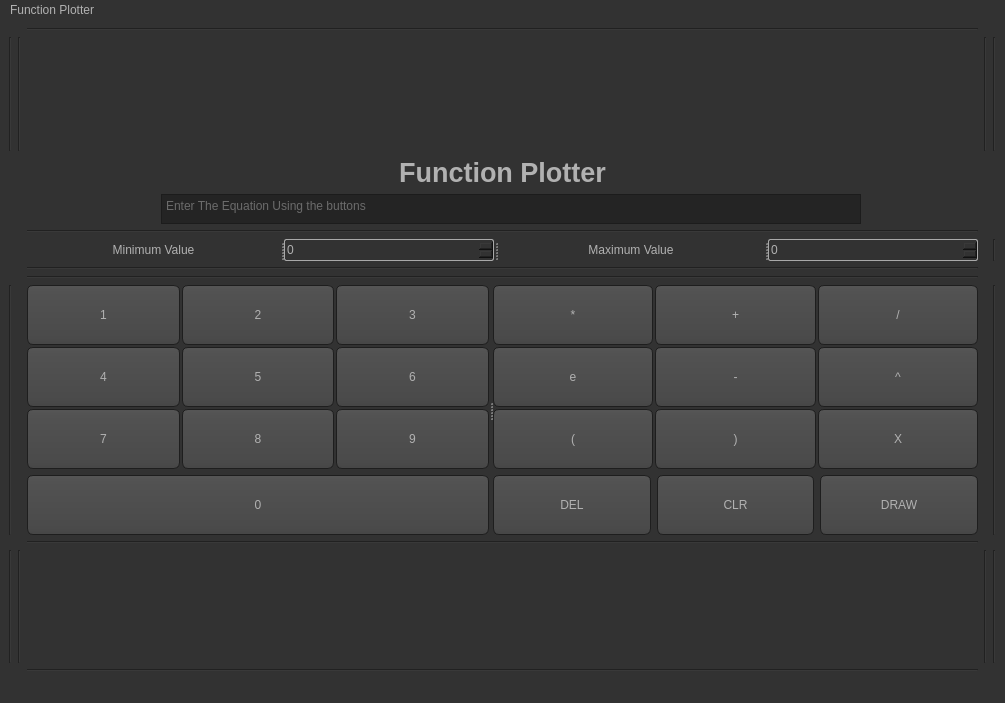
<?xml version="1.0" encoding="UTF-8"?>
<ui version="4.0">
 <class>FunctionPlotter</class>
 <widget class="QMainWindow" name="FunctionPlotter">
  <property name="geometry">
   <rect>
    <x>0</x>
    <y>0</y>
    <width>1005</width>
    <height>703</height>
   </rect>
  </property>
  <property name="windowTitle">
   <string>FunctionPlotter</string>
  </property>
  <property name="windowIcon">
   <iconset>
    <normaloff>icon.png</normaloff>icon.png</iconset>
  </property>
  <property name="styleSheet">
   <string notr="true">QToolTip
{
     border: 1px solid black;
     background-color: #ffa02f;
     padding: 1px;
     border-radius: 3px;
     opacity: 100;
}

QWidget
{
    color: #b1b1b1;
    background-color: #323232;
}

QTreeView, QListView
{
    background-color: silver;
    margin-left: 5px;
}

QWidget:item:hover
{
    background-color: QLinearGradient( x1: 0, y1: 0, x2: 0, y2: 1, stop: 0 #ffa02f, stop: 1 #ca0619);
    color: #000000;
}

QWidget:item:selected
{
    background-color: QLinearGradient( x1: 0, y1: 0, x2: 0, y2: 1, stop: 0 #ffa02f, stop: 1 #d7801a);
}

QMenuBar::item
{
    background: transparent;
}

QMenuBar::item:selected
{
    background: transparent;
    border: 1px solid #ffaa00;
}

QMenuBar::item:pressed
{
    background: #444;
    border: 1px solid #000;
    background-color: QLinearGradient(
        x1:0, y1:0,
        x2:0, y2:1,
        stop:1 #212121,
        stop:0.4 #343434/*,
        stop:0.2 #343434,
        stop:0.1 #ffaa00*/
    );
    margin-bottom:-1px;
    padding-bottom:1px;
}

QMenu
{
    border: 1px solid #000;
}

QMenu::item
{
    padding: 2px 20px 2px 20px;
}

QMenu::item:selected
{
    color: #000000;
}

QWidget:disabled
{
    color: #808080;
    background-color: #323232;
}

QAbstractItemView
{
    background-color: QLinearGradient( x1: 0, y1: 0, x2: 0, y2: 1, stop: 0 #4d4d4d, stop: 0.1 #646464, stop: 1 #5d5d5d);
}

QWidget:focus
{
    /*border: 1px solid darkgray;*/
}

QLineEdit
{
    background-color: QLinearGradient( x1: 0, y1: 0, x2: 0, y2: 1, stop: 0 #4d4d4d, stop: 0 #646464, stop: 1 #5d5d5d);
    padding: 1px;
    border-style: solid;
    border: 1px solid #1e1e1e;
    border-radius: 5;
}

QPushButton
{
    color: #b1b1b1;
    background-color: QLinearGradient( x1: 0, y1: 0, x2: 0, y2: 1, stop: 0 #565656, stop: 0.1 #525252, stop: 0.5 #4e4e4e, stop: 0.9 #4a4a4a, stop: 1 #464646);
    border-width: 1px;
    border-color: #1e1e1e;
    border-style: solid;
    border-radius: 6;
    padding: 3px;
    font-size: 12px;
    padding-left: 5px;
    padding-right: 5px;
    min-width: 40px;
}

QPushButton:pressed
{
    background-color: QLinearGradient( x1: 0, y1: 0, x2: 0, y2: 1, stop: 0 #2d2d2d, stop: 0.1 #2b2b2b, stop: 0.5 #292929, stop: 0.9 #282828, stop: 1 #252525);
}

QComboBox
{
    selection-background-color: #ffaa00;
    background-color: QLinearGradient( x1: 0, y1: 0, x2: 0, y2: 1, stop: 0 #565656, stop: 0.1 #525252, stop: 0.5 #4e4e4e, stop: 0.9 #4a4a4a, stop: 1 #464646);
    border-style: solid;
    border: 1px solid #1e1e1e;
    border-radius: 5;
}

QComboBox:hover,QPushButton:hover
{
    border: 2px solid QLinearGradient( x1: 0, y1: 0, x2: 0, y2: 1, stop: 0 #ffa02f, stop: 1 #d7801a);
}


QComboBox:on
{
    padding-top: 3px;
    padding-left: 4px;
    background-color: QLinearGradient( x1: 0, y1: 0, x2: 0, y2: 1, stop: 0 #2d2d2d, stop: 0.1 #2b2b2b, stop: 0.5 #292929, stop: 0.9 #282828, stop: 1 #252525);
    selection-background-color: #ffaa00;
}

QComboBox QAbstractItemView
{
    border: 2px solid darkgray;
    selection-background-color: QLinearGradient( x1: 0, y1: 0, x2: 0, y2: 1, stop: 0 #ffa02f, stop: 1 #d7801a);
}

QComboBox::drop-down
{
     subcontrol-origin: padding;
     subcontrol-position: top right;
     width: 15px;

     border-left-width: 0px;
     border-left-color: darkgray;
     border-left-style: solid; /* just a single line */
     border-top-right-radius: 3px; /* same radius as the QComboBox */
     border-bottom-right-radius: 3px;
 }

QComboBox::down-arrow
{
     image: url(:/dark_orange/img/down_arrow.png);
}

QGroupBox
{
    border: 1px solid darkgray;
    margin-top: 10px;
}

QGroupBox:focus
{
    border: 1px solid darkgray;
}

QTextEdit:focus
{
    border: 1px solid darkgray;
}

QScrollBar:horizontal {
     border: 1px solid #222222;
     background: QLinearGradient( x1: 0, y1: 0, x2: 0, y2: 1, stop: 0.0 #121212, stop: 0.2 #282828, stop: 1 #484848);
     height: 7px;
     margin: 0px 16px 0 16px;
}

QScrollBar::handle:horizontal
{
      background: QLinearGradient( x1: 0, y1: 0, x2: 1, y2: 0, stop: 0 #ffa02f, stop: 0.5 #d7801a, stop: 1 #ffa02f);
      min-height: 20px;
      border-radius: 2px;
}

QScrollBar::add-line:horizontal {
      border: 1px solid #1b1b19;
      border-radius: 2px;
      background: QLinearGradient( x1: 0, y1: 0, x2: 1, y2: 0, stop: 0 #ffa02f, stop: 1 #d7801a);
      width: 14px;
      subcontrol-position: right;
      subcontrol-origin: margin;
}

QScrollBar::sub-line:horizontal {
      border: 1px solid #1b1b19;
      border-radius: 2px;
      background: QLinearGradient( x1: 0, y1: 0, x2: 1, y2: 0, stop: 0 #ffa02f, stop: 1 #d7801a);
      width: 14px;
     subcontrol-position: left;
     subcontrol-origin: margin;
}

QScrollBar::right-arrow:horizontal, QScrollBar::left-arrow:horizontal
{
      border: 1px solid black;
      width: 1px;
      height: 1px;
      background: white;
}

QScrollBar::add-page:horizontal, QScrollBar::sub-page:horizontal
{
      background: none;
}

QScrollBar:vertical
{
      background: QLinearGradient( x1: 0, y1: 0, x2: 1, y2: 0, stop: 0.0 #121212, stop: 0.2 #282828, stop: 1 #484848);
      width: 7px;
      margin: 16px 0 16px 0;
      border: 1px solid #222222;
}

QScrollBar::handle:vertical
{
      background: QLinearGradient( x1: 0, y1: 0, x2: 0, y2: 1, stop: 0 #ffa02f, stop: 0.5 #d7801a, stop: 1 #ffa02f);
      min-height: 20px;
      border-radius: 2px;
}

QScrollBar::add-line:vertical
{
      border: 1px solid #1b1b19;
      border-radius: 2px;
      background: QLinearGradient( x1: 0, y1: 0, x2: 0, y2: 1, stop: 0 #ffa02f, stop: 1 #d7801a);
      height: 14px;
      subcontrol-position: bottom;
      subcontrol-origin: margin;
}

QScrollBar::sub-line:vertical
{
      border: 1px solid #1b1b19;
      border-radius: 2px;
      background: QLinearGradient( x1: 0, y1: 0, x2: 0, y2: 1, stop: 0 #d7801a, stop: 1 #ffa02f);
      height: 14px;
      subcontrol-position: top;
      subcontrol-origin: margin;
}

QScrollBar::up-arrow:vertical, QScrollBar::down-arrow:vertical
{
      border: 1px solid black;
      width: 1px;
      height: 1px;
      background: white;
}


QScrollBar::add-page:vertical, QScrollBar::sub-page:vertical
{
      background: none;
}

QTextEdit
{
    background-color: #242424;
}

QPlainTextEdit
{
    background-color: #242424;
}

QHeaderView::section
{
    background-color: QLinearGradient(x1:0, y1:0, x2:0, y2:1, stop:0 #616161, stop: 0.5 #505050, stop: 0.6 #434343, stop:1 #656565);
    color: white;
    padding-left: 4px;
    border: 1px solid #6c6c6c;
}

QCheckBox:disabled
{
color: #414141;
}

QDockWidget::title
{
    text-align: center;
    spacing: 3px; /* spacing between items in the tool bar */
    background-color: QLinearGradient(x1:0, y1:0, x2:0, y2:1, stop:0 #323232, stop: 0.5 #242424, stop:1 #323232);
}

QDockWidget::close-button, QDockWidget::float-button
{
    text-align: center;
    spacing: 1px; /* spacing between items in the tool bar */
    background-color: QLinearGradient(x1:0, y1:0, x2:0, y2:1, stop:0 #323232, stop: 0.5 #242424, stop:1 #323232);
}

QDockWidget::close-button:hover, QDockWidget::float-button:hover
{
    background: #242424;
}

QDockWidget::close-button:pressed, QDockWidget::float-button:pressed
{
    padding: 1px -1px -1px 1px;
}

QMainWindow::separator
{
    background-color: QLinearGradient(x1:0, y1:0, x2:0, y2:1, stop:0 #161616, stop: 0.5 #151515, stop: 0.6 #212121, stop:1 #343434);
    color: white;
    padding-left: 4px;
    border: 1px solid #4c4c4c;
    spacing: 3px; /* spacing between items in the tool bar */
}

QMainWindow::separator:hover
{

    background-color: QLinearGradient(x1:0, y1:0, x2:0, y2:1, stop:0 #d7801a, stop:0.5 #b56c17 stop:1 #ffa02f);
    color: white;
    padding-left: 4px;
    border: 1px solid #6c6c6c;
    spacing: 3px; /* spacing between items in the tool bar */
}

QToolBar::handle
{
     spacing: 3px; /* spacing between items in the tool bar */
     background: url(:/dark_orange/img/handle.png);
}

QMenu::separator
{
    height: 2px;
    background-color: QLinearGradient(x1:0, y1:0, x2:0, y2:1, stop:0 #161616, stop: 0.5 #151515, stop: 0.6 #212121, stop:1 #343434);
    color: white;
    padding-left: 4px;
    margin-left: 10px;
    margin-right: 5px;
}

QProgressBar
{
    border: 2px solid grey;
    border-radius: 5px;
    text-align: center;
}

QProgressBar::chunk
{
    background-color: #d7801a;
    width: 2.15px;
    margin: 0.5px;
}

QTabBar::tab {
    color: #b1b1b1;
    border: 1px solid #444;
    border-bottom-style: none;
    background-color: #323232;
    padding-left: 10px;
    padding-right: 10px;
    padding-top: 3px;
    padding-bottom: 2px;
    margin-right: -1px;
}

QTabWidget::pane {
    border: 1px solid #444;
    top: 1px;
}

QTabBar::tab:last
{
    margin-right: 0; /* the last selected tab has nothing to overlap with on the right */
    border-top-right-radius: 3px;
}

QTabBar::tab:first:!selected
{
 margin-left: 0px; /* the last selected tab has nothing to overlap with on the right */


    border-top-left-radius: 3px;
}

QTabBar::tab:!selected
{
    color: #b1b1b1;
    border-bottom-style: solid;
    margin-top: 3px;
    background-color: QLinearGradient(x1:0, y1:0, x2:0, y2:1, stop:1 #212121, stop:.4 #343434);
}

QTabBar::tab:selected
{
    border-top-left-radius: 3px;
    border-top-right-radius: 3px;
    margin-bottom: 0px;
}

QTabBar::tab:!selected:hover
{
    /*border-top: 2px solid #ffaa00;
    padding-bottom: 3px;*/
    border-top-left-radius: 3px;
    border-top-right-radius: 3px;
    background-color: QLinearGradient(x1:0, y1:0, x2:0, y2:1, stop:1 #212121, stop:0.4 #343434, stop:0.2 #343434, stop:0.1 #ffaa00);
}

QRadioButton::indicator:checked, QRadioButton::indicator:unchecked{
    color: #b1b1b1;
    background-color: #323232;
    border: 1px solid #b1b1b1;
    border-radius: 6px;
}

QRadioButton::indicator:checked
{
    background-color: qradialgradient(
        cx: 0.5, cy: 0.5,
        fx: 0.5, fy: 0.5,
        radius: 1.0,
        stop: 0.25 #ffaa00,
        stop: 0.3 #323232
    );
}

QCheckBox::indicator{
    color: #b1b1b1;
    background-color: #323232;
    border: 1px solid #b1b1b1;
    width: 9px;
    height: 9px;
}

QRadioButton::indicator
{
    border-radius: 6px;
}

QRadioButton::indicator:hover, QCheckBox::indicator:hover
{
    border: 1px solid #ffaa00;
}

QCheckBox::indicator:checked
{
    image:url(:/dark_orange/img/checkbox.png);
}

QCheckBox::indicator:disabled, QRadioButton::indicator:disabled
{
    border: 1px solid #444;
}


QSlider::groove:horizontal {
    border: 1px solid #3A3939;
    height: 8px;
    background: #201F1F;
    margin: 2px 0;
    border-radius: 2px;
}

QSlider::handle:horizontal {
    background: QLinearGradient( x1: 0, y1: 0, x2: 0, y2: 1,
      stop: 0.0 silver, stop: 0.2 #a8a8a8, stop: 1 #727272);
    border: 1px solid #3A3939;
    width: 14px;
    height: 14px;
    margin: -4px 0;
    border-radius: 2px;
}

QSlider::groove:vertical {
    border: 1px solid #3A3939;
    width: 8px;
    background: #201F1F;
    margin: 0 0px;
    border-radius: 2px;
}

QSlider::handle:vertical {
    background: QLinearGradient( x1: 0, y1: 0, x2: 0, y2: 1, stop: 0.0 silver,
      stop: 0.2 #a8a8a8, stop: 1 #727272);
    border: 1px solid #3A3939;
    width: 14px;
    height: 14px;
    margin: 0 -4px;
    border-radius: 2px;
}

QAbstractSpinBox {
    padding-top: 2px;
    padding-bottom: 2px;
    border: 1px solid darkgray;

    border-radius: 2px;
    min-width: 50px;
}

</string>
  </property>
  <widget class="QWidget" name="centralwidget">
   <property name="styleSheet">
    <string notr="true"/>
   </property>
   <layout class="QGridLayout" name="gridLayout">
    <item row="7" column="2">
     <widget class="Line" name="line_2">
      <property name="orientation">
       <enum>Qt::Horizontal</enum>
      </property>
     </widget>
    </item>
    <item row="6" column="2">
     <widget class="Line" name="line">
      <property name="orientation">
       <enum>Qt::Horizontal</enum>
      </property>
     </widget>
    </item>
    <item row="2" column="2">
     <widget class="QLabel" name="label_3">
      <property name="maximumSize">
       <size>
        <width>16777215</width>
        <height>50</height>
       </size>
      </property>
      <property name="font">
       <font>
        <pointsize>20</pointsize>
        <weight>75</weight>
        <bold>true</bold>
       </font>
      </property>
      <property name="layoutDirection">
       <enum>Qt::LeftToRight</enum>
      </property>
      <property name="text">
       <string>Function Plotter</string>
      </property>
      <property name="alignment">
       <set>Qt::AlignCenter</set>
      </property>
     </widget>
    </item>
    <item row="5" column="2">
     <widget class="QSplitter" name="splitter_2">
      <property name="maximumSize">
       <size>
        <width>16777215</width>
        <height>16777215</height>
       </size>
      </property>
      <property name="orientation">
       <enum>Qt::Horizontal</enum>
      </property>
      <widget class="QLabel" name="label">
       <property name="text">
        <string>Minimum Value</string>
       </property>
       <property name="alignment">
        <set>Qt::AlignCenter</set>
       </property>
      </widget>
      <widget class="QSpinBox" name="MinValSpinBox">
       <property name="statusTip">
        <string>Minimum Value must be less than Maximum Value</string>
       </property>
       <property name="minimum">
        <number>-1000</number>
       </property>
       <property name="maximum">
        <number>1000</number>
       </property>
      </widget>
      <widget class="QLabel" name="label_2">
       <property name="text">
        <string>Maximum Value</string>
       </property>
       <property name="alignment">
        <set>Qt::AlignCenter</set>
       </property>
      </widget>
      <widget class="QSpinBox" name="MaxValSpinBox">
       <property name="statusTip">
        <string>Minimum Value must be less than Maximum Value</string>
       </property>
       <property name="minimum">
        <number>-1000</number>
       </property>
       <property name="maximum">
        <number>1000</number>
       </property>
      </widget>
     </widget>
    </item>
    <item row="8" column="2">
     <widget class="QSplitter" name="splitter">
      <property name="maximumSize">
       <size>
        <width>16777215</width>
        <height>16777215</height>
       </size>
      </property>
      <property name="orientation">
       <enum>Qt::Horizontal</enum>
      </property>
      <widget class="QWidget" name="layoutWidget">
       <layout class="QVBoxLayout" name="verticalLayout_4">
        <property name="sizeConstraint">
         <enum>QLayout::SetMaximumSize</enum>
        </property>
        <item>
         <layout class="QHBoxLayout" name="horizontalLayout">
          <property name="spacing">
           <number>2</number>
          </property>
          <item>
           <layout class="QVBoxLayout" name="verticalLayout">
            <item>
             <widget class="QPushButton" name="oneBtn">
              <property name="minimumSize">
               <size>
                <width>52</width>
                <height>60</height>
               </size>
              </property>
              <property name="maximumSize">
               <size>
                <width>300</width>
                <height>16777215</height>
               </size>
              </property>
              <property name="accessibleName">
               <string/>
              </property>
              <property name="text">
               <string>1</string>
              </property>
             </widget>
            </item>
            <item>
             <widget class="QPushButton" name="FourBtn">
              <property name="minimumSize">
               <size>
                <width>52</width>
                <height>60</height>
               </size>
              </property>
              <property name="maximumSize">
               <size>
                <width>300</width>
                <height>16777215</height>
               </size>
              </property>
              <property name="text">
               <string>4</string>
              </property>
             </widget>
            </item>
            <item>
             <widget class="QPushButton" name="SevenBtn">
              <property name="minimumSize">
               <size>
                <width>52</width>
                <height>60</height>
               </size>
              </property>
              <property name="maximumSize">
               <size>
                <width>300</width>
                <height>16777215</height>
               </size>
              </property>
              <property name="text">
               <string>7</string>
              </property>
             </widget>
            </item>
           </layout>
          </item>
          <item>
           <layout class="QVBoxLayout" name="verticalLayout_2">
            <item>
             <widget class="QPushButton" name="TwoBtn">
              <property name="minimumSize">
               <size>
                <width>52</width>
                <height>60</height>
               </size>
              </property>
              <property name="text">
               <string>2</string>
              </property>
             </widget>
            </item>
            <item>
             <widget class="QPushButton" name="FiveBtn">
              <property name="minimumSize">
               <size>
                <width>52</width>
                <height>60</height>
               </size>
              </property>
              <property name="text">
               <string>5</string>
              </property>
             </widget>
            </item>
            <item>
             <widget class="QPushButton" name="EigthBtn">
              <property name="minimumSize">
               <size>
                <width>52</width>
                <height>60</height>
               </size>
              </property>
              <property name="text">
               <string>8</string>
              </property>
             </widget>
            </item>
           </layout>
          </item>
          <item>
           <layout class="QVBoxLayout" name="verticalLayout_3">
            <item>
             <widget class="QPushButton" name="ThreeBtn">
              <property name="minimumSize">
               <size>
                <width>52</width>
                <height>60</height>
               </size>
              </property>
              <property name="text">
               <string>3</string>
              </property>
             </widget>
            </item>
            <item>
             <widget class="QPushButton" name="SixBtn">
              <property name="minimumSize">
               <size>
                <width>52</width>
                <height>60</height>
               </size>
              </property>
              <property name="text">
               <string>6</string>
              </property>
             </widget>
            </item>
            <item>
             <widget class="QPushButton" name="NineBtn">
              <property name="minimumSize">
               <size>
                <width>52</width>
                <height>60</height>
               </size>
              </property>
              <property name="text">
               <string>9</string>
              </property>
             </widget>
            </item>
           </layout>
          </item>
         </layout>
        </item>
        <item>
         <widget class="QPushButton" name="pushButton_10">
          <property name="minimumSize">
           <size>
            <width>52</width>
            <height>60</height>
           </size>
          </property>
          <property name="text">
           <string>0</string>
          </property>
         </widget>
        </item>
       </layout>
      </widget>
      <widget class="QWidget" name="layoutWidget">
       <layout class="QVBoxLayout" name="verticalLayout_8">
        <item>
         <layout class="QHBoxLayout" name="horizontalLayout_2">
          <property name="spacing">
           <number>2</number>
          </property>
          <item>
           <layout class="QVBoxLayout" name="verticalLayout_7">
            <item>
             <widget class="QPushButton" name="MulBtn">
              <property name="minimumSize">
               <size>
                <width>52</width>
                <height>60</height>
               </size>
              </property>
              <property name="statusTip">
               <string>multiply</string>
              </property>
              <property name="text">
               <string>*</string>
              </property>
             </widget>
            </item>
            <item>
             <widget class="QPushButton" name="ExpBtn">
              <property name="minimumSize">
               <size>
                <width>52</width>
                <height>60</height>
               </size>
              </property>
              <property name="statusTip">
               <string>exponential</string>
              </property>
              <property name="text">
               <string>e</string>
              </property>
             </widget>
            </item>
            <item>
             <widget class="QPushButton" name="OpenBracketBtn">
              <property name="minimumSize">
               <size>
                <width>52</width>
                <height>60</height>
               </size>
              </property>
              <property name="statusTip">
               <string>Don't forget to close the bracket</string>
              </property>
              <property name="text">
               <string>(</string>
              </property>
             </widget>
            </item>
           </layout>
          </item>
          <item>
           <layout class="QVBoxLayout" name="verticalLayout_5">
            <item>
             <widget class="QPushButton" name="PlusBtn">
              <property name="minimumSize">
               <size>
                <width>52</width>
                <height>60</height>
               </size>
              </property>
              <property name="statusTip">
               <string>plus</string>
              </property>
              <property name="text">
               <string>+</string>
              </property>
             </widget>
            </item>
            <item>
             <widget class="QPushButton" name="MinusBtn">
              <property name="minimumSize">
               <size>
                <width>52</width>
                <height>60</height>
               </size>
              </property>
              <property name="statusTip">
               <string>minus</string>
              </property>
              <property name="text">
               <string>-</string>
              </property>
             </widget>
            </item>
            <item>
             <widget class="QPushButton" name="ClosedBracketBtn">
              <property name="minimumSize">
               <size>
                <width>52</width>
                <height>60</height>
               </size>
              </property>
              <property name="statusTip">
               <string>Don't forget to open the bracket</string>
              </property>
              <property name="text">
               <string>)</string>
              </property>
             </widget>
            </item>
           </layout>
          </item>
          <item>
           <layout class="QVBoxLayout" name="verticalLayout_6">
            <item>
             <widget class="QPushButton" name="DivBtn">
              <property name="minimumSize">
               <size>
                <width>52</width>
                <height>60</height>
               </size>
              </property>
              <property name="statusTip">
               <string>divide</string>
              </property>
              <property name="text">
               <string>/</string>
              </property>
             </widget>
            </item>
            <item>
             <widget class="QPushButton" name="PowerBtn">
              <property name="minimumSize">
               <size>
                <width>52</width>
                <height>60</height>
               </size>
              </property>
              <property name="statusTip">
               <string>power</string>
              </property>
              <property name="text">
               <string>^</string>
              </property>
             </widget>
            </item>
            <item>
             <widget class="QPushButton" name="XBtn">
              <property name="minimumSize">
               <size>
                <width>52</width>
                <height>60</height>
               </size>
              </property>
              <property name="text">
               <string>X</string>
              </property>
             </widget>
            </item>
           </layout>
          </item>
         </layout>
        </item>
        <item>
         <layout class="QHBoxLayout" name="horizontalLayout_3">
          <item>
           <widget class="QPushButton" name="DelBtn">
            <property name="minimumSize">
             <size>
              <width>52</width>
              <height>60</height>
             </size>
            </property>
            <property name="statusTip">
             <string>Delete last char</string>
            </property>
            <property name="text">
             <string>DEL</string>
            </property>
           </widget>
          </item>
          <item>
           <widget class="QPushButton" name="ClrBtn">
            <property name="minimumSize">
             <size>
              <width>52</width>
              <height>60</height>
             </size>
            </property>
            <property name="statusTip">
             <string>Clear the whole Equation</string>
            </property>
            <property name="text">
             <string>CLR</string>
            </property>
           </widget>
          </item>
          <item>
           <widget class="QPushButton" name="DrawBtn">
            <property name="minimumSize">
             <size>
              <width>52</width>
              <height>60</height>
             </size>
            </property>
            <property name="statusTip">
             <string>Plot the function</string>
            </property>
            <property name="text">
             <string>DRAW</string>
            </property>
           </widget>
          </item>
         </layout>
        </item>
       </layout>
      </widget>
     </widget>
    </item>
    <item row="0" column="2">
     <widget class="Line" name="line_3">
      <property name="orientation">
       <enum>Qt::Horizontal</enum>
      </property>
     </widget>
    </item>
    <item row="1" column="0">
     <widget class="Line" name="line_4">
      <property name="orientation">
       <enum>Qt::Vertical</enum>
      </property>
     </widget>
    </item>
    <item row="11" column="2">
     <widget class="Line" name="line_6">
      <property name="orientation">
       <enum>Qt::Horizontal</enum>
      </property>
     </widget>
    </item>
    <item row="5" column="4">
     <widget class="Line" name="line_5">
      <property name="orientation">
       <enum>Qt::Vertical</enum>
      </property>
     </widget>
    </item>
    <item row="10" column="2">
     <spacer name="verticalSpacer">
      <property name="orientation">
       <enum>Qt::Vertical</enum>
      </property>
      <property name="sizeHint" stdset="0">
       <size>
        <width>20</width>
        <height>40</height>
       </size>
      </property>
     </spacer>
    </item>
    <item row="1" column="4">
     <widget class="Line" name="line_11">
      <property name="orientation">
       <enum>Qt::Vertical</enum>
      </property>
     </widget>
    </item>
    <item row="1" column="3">
     <widget class="Line" name="line_12">
      <property name="orientation">
       <enum>Qt::Vertical</enum>
      </property>
     </widget>
    </item>
    <item row="8" column="4">
     <widget class="Line" name="line_7">
      <property name="orientation">
       <enum>Qt::Vertical</enum>
      </property>
     </widget>
    </item>
    <item row="9" column="2">
     <widget class="Line" name="line_13">
      <property name="orientation">
       <enum>Qt::Horizontal</enum>
      </property>
     </widget>
    </item>
    <item row="8" column="0">
     <widget class="Line" name="line_8">
      <property name="orientation">
       <enum>Qt::Vertical</enum>
      </property>
     </widget>
    </item>
    <item row="1" column="1">
     <widget class="Line" name="line_9">
      <property name="orientation">
       <enum>Qt::Vertical</enum>
      </property>
     </widget>
    </item>
    <item row="3" column="2" colspan="3" alignment="Qt::AlignHCenter">
     <widget class="QPlainTextEdit" name="EquationTaker">
      <property name="minimumSize">
       <size>
        <width>700</width>
        <height>0</height>
       </size>
      </property>
      <property name="maximumSize">
       <size>
        <width>700</width>
        <height>30</height>
       </size>
      </property>
      <property name="cursor" stdset="0">
       <cursorShape>ForbiddenCursor</cursorShape>
      </property>
      <property name="statusTip">
       <string>Enter the equation in this form: 2*x not 2x </string>
      </property>
      <property name="layoutDirection">
       <enum>Qt::LeftToRight</enum>
      </property>
      <property name="readOnly">
       <bool>true</bool>
      </property>
      <property name="centerOnScroll">
       <bool>false</bool>
      </property>
      <property name="placeholderText">
       <string>Enter The Equation Using the buttons</string>
      </property>
     </widget>
    </item>
    <item row="4" column="2">
     <widget class="Line" name="line_10">
      <property name="orientation">
       <enum>Qt::Horizontal</enum>
      </property>
     </widget>
    </item>
    <item row="1" column="2">
     <spacer name="verticalSpacer_2">
      <property name="orientation">
       <enum>Qt::Vertical</enum>
      </property>
      <property name="sizeHint" stdset="0">
       <size>
        <width>20</width>
        <height>40</height>
       </size>
      </property>
     </spacer>
    </item>
    <item row="10" column="0">
     <widget class="Line" name="line_14">
      <property name="orientation">
       <enum>Qt::Vertical</enum>
      </property>
     </widget>
    </item>
    <item row="10" column="1">
     <widget class="Line" name="line_15">
      <property name="orientation">
       <enum>Qt::Vertical</enum>
      </property>
     </widget>
    </item>
    <item row="10" column="3">
     <widget class="Line" name="line_16">
      <property name="orientation">
       <enum>Qt::Vertical</enum>
      </property>
     </widget>
    </item>
    <item row="10" column="4">
     <widget class="Line" name="line_17">
      <property name="orientation">
       <enum>Qt::Vertical</enum>
      </property>
     </widget>
    </item>
   </layout>
  </widget>
  <widget class="QMenuBar" name="menubar">
   <property name="geometry">
    <rect>
     <x>0</x>
     <y>0</y>
     <width>1005</width>
     <height>26</height>
    </rect>
   </property>
   <widget class="QMenu" name="menuFunction_Plotter">
    <property name="title">
     <string>Function Plotter</string>
    </property>
   </widget>
   <addaction name="menuFunction_Plotter"/>
  </widget>
  <widget class="QStatusBar" name="statusbar"/>
  <action name="icon">
   <property name="icon">
    <iconset>
     <normaloff>icon.png</normaloff>icon.png</iconset>
   </property>
   <property name="text">
    <string>plotter</string>
   </property>
  </action>
 </widget>
 <resources/>
 <connections/>
</ui>
